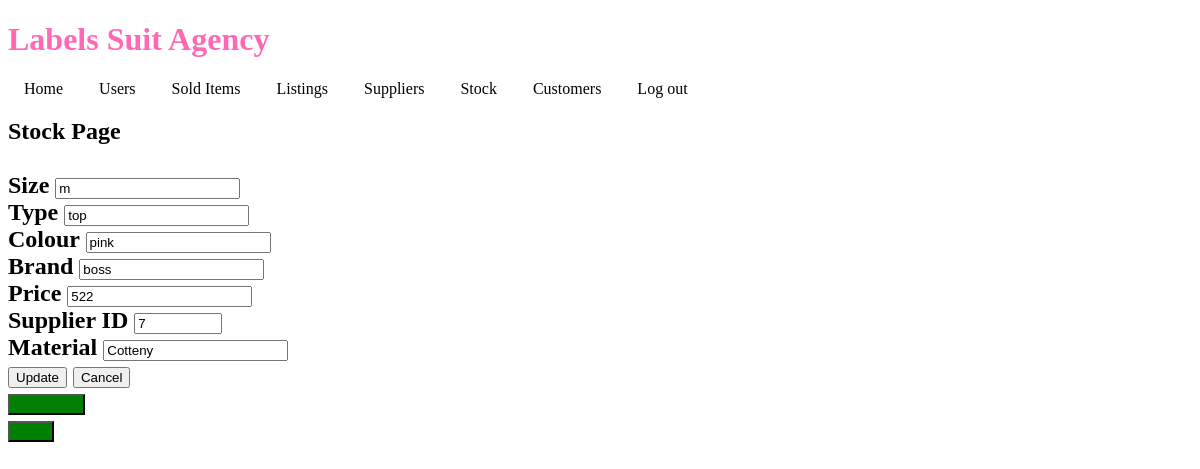
/editstock/1 (signed in), run on an earlier commit of the app's database.
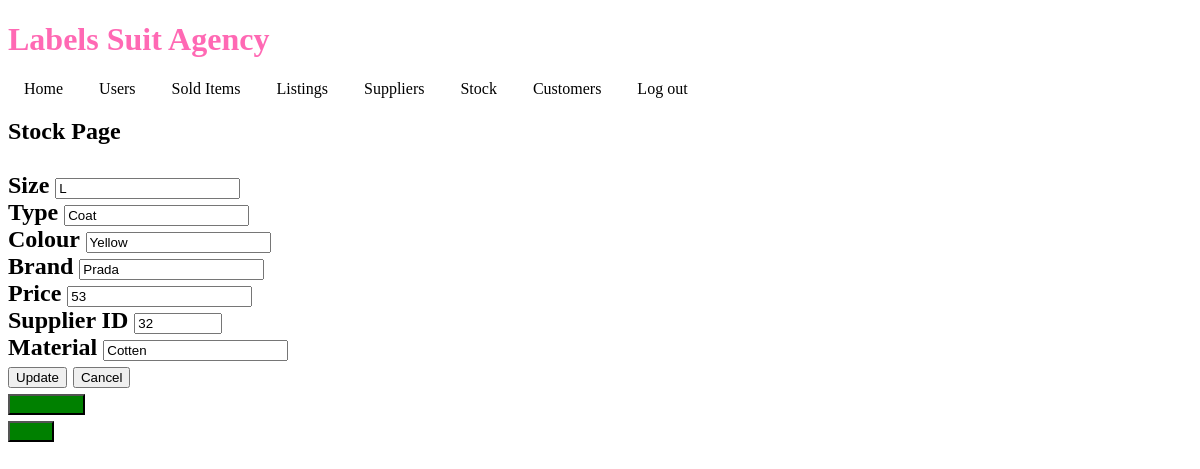
And on a later commit of the database.
### app.py (models this page shows, shortened)
class stock(db.Model):
    __tablename__ = 'stock'
    stockid = db.Column(db.Integer, primary_key = True)
    size = db.Column(db.String(3))
    type = db.Column(db.String)
    colour = db.Column(db.String)
    brand = db.Column(db.String)
    price = db.Column(db.Float)
    supplierid = db.Column(db.Integer)
    material = db.Column(db.String)

### app.py (the view)
@app.route('/editstock/<int:stockid>', methods=['GET', 'POST'])
@login_required
def editstock(stockid):
        qry = db.session.query(stock).filter( stock.stockid == stockid)
        stockid = qry.first()
        if stockid:
                form = EditStockForm(formdata=request.form, obj = stockid)
                if request.method == 'POST' and form.validate():
                        save_stock(stockid,form)
                        flash ('Stock updated!')
                        return redirect ('/stockpage')
                return render_template('stockpage.html', form=form)
        else:
                return 'Error loading the customer'.format(stockid=stockid)

### forms.py
class EditStockForm(FlaskForm):
    size = StringField('Size', [InputRequired(),
    Regexp(r'^[A-Za-z\s\-\'\'\/]+$', message= "Invalid Size"),
    Length(min=0,max=3, message="Too many characters for Size")
    ])
    type = StringField('Type', [InputRequired(),
    Regexp(r'^[A-Za-z\s\-\'\'\/]+$', message= "Invalid Type of clothing"),
    ])
    colour = StringField('Colour', [InputRequired(),
    Regexp(r'^[A-Za-z\s\-\'\'\/]+$', message= "Invalid Colour"),
    ])
    brand = StringField('Brand', [InputRequired(),
    Regexp(r'^[A-Za-z\s\-\'\'\/]+$', message= "Invalid Brand"),
    ])
    price = FloatField('Price', [InputRequired(),
    NumberRange(min=1.00, message= "Invalid Price Range. Please enter a price of at least £1"),
    ])
    supplierid = IntegerField('Supplier ID', [InputRequired(),
    NumberRange(min=1.00, max=4000, message= "Invalid Supplier ID")
    ])
    material = StringField('Material', [InputRequired(),
    Regexp(r'^[A-Za-z\s\-\'\'\/]+$', message= "Invalid Material"),
    ])
    update = SubmitField('Update')
    cancel = SubmitField('Cancel')

### app.py (called while the page is built)
@login_manager.user_loader
def get_user(id):
        return User.query.get(id)

### templates/stockpage.html (shortened to what this page needs)
{% import "bootstrap/wtf.html" as wtf %}
{% extends "base.html"%}
{% block body %}
<h2>Stock Page</h2S>
    <br>
{{ wtf.quick_form(form) }}
<a href="./addstock"><button>Add Stock</button></a>
<div class="back">
    <a href="./loggedin"><button>Back</button></a>
</div>
{% endblock %}

### templates/base.html (shortened to what this page needs)
<!DOCTYPE html>
<html lang="en">
<head>
    <link rel="stylesheet" href="main.css">
</head>
<body>
    <div class="banner">
        <h1>Labels Suit Agency <img id ="logo-tick" src=./resources/images/Logo.png alt=""> </h1>
    </div>
    <nav>
        <a href="/loggedin">Home</a>
        <a href="/userpage">Users</a>
        <a href="/solditems">Sold Items</a>
        <a href="/listingpage">Listings</a>
        <a href="/supplierpage">Suppliers</a>
        <a href="/stockpage">Stock</a>
        <a href="/customerpage">Customers</a>
        <a href="/logout">Log out</a>
    </nav>
    {% block body %}{% endblock %}
</body>
</html>

### main.css (style rules this page uses)
nav { text-align: left; }
nav a { text-decoration: none; padding: 1em; color: black; border-radius: 5px; }
button { color: green; background-color: green; }
h1 { color: hotpink; }

What changed in the data, as far as the page shows it:
changed stock: size "m" → "L"; type "top" → "Coat"; colour "pink" → "Yellow"; brand "boss" → "Prada"; price "522" → "53"; supplierid "7" → "32"; material "Cotteny" → "Cotten"
